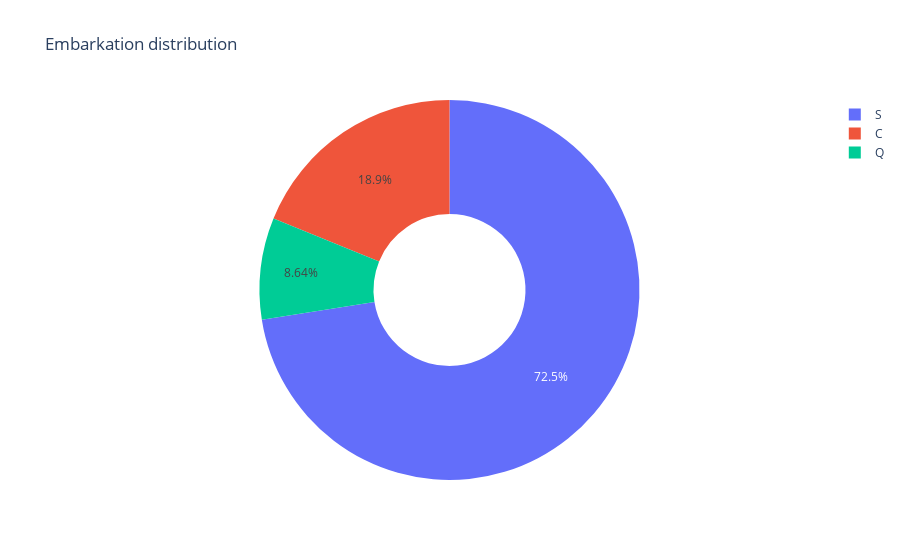

Write notebook code for a chart like this one.
### Code cell
#Embarkation distribution
plt=px.pie(df,names='Embarked',title='Embarkation distribution',color="Embarked",hole=0.4)
plt.show()

### Figure 1 — Plotly figure (JSON) as saved in the notebook; plotly's stock layout.template omitted (floating-point values rounded to 4 significant figures; data arrays with more than 128 entries replaced by an {"elided": "..."} marker saying what was removed)
{"data": [{"customdata": {"elided": "891x1 str values"}, "domain": {"x": [0, 1], "y": [0, 1]}, "hole": 0.4, "hovertemplate": "Embarked=%{customdata[0]}<extra></extra>", "labels": {"elided": "891 str values"}, "legendgroup": "", "marker": {"colors": {"elided": "891 str values"}}, "name": "", "showlegend": true, "type": "pie"}], "layout": {"legend": {"tracegroupgap": 0}, "title": {"text": "Embarkation distribution"}}}
